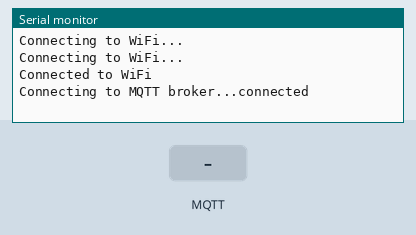
The sketch below on a simulated ESP32. On the bench: the last lines printed to the serial monitor. The inputs (shaded band) are chosen by the test bench. WiFi joins after 1.5 s; servers stay silent unless stated; no MQTT or app messages arrive unless stated.

Above: at 3.2 s.
3.3 s: MQTT message "1" arrives on the first subscribed topic
At 4.5 s:
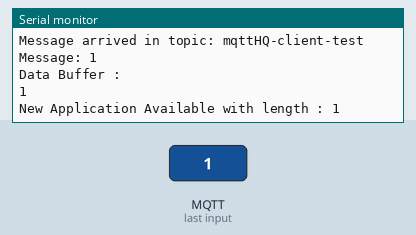
4.8 s: MQTT message "on" arrives on the first subscribed topic
At 5.6 s:
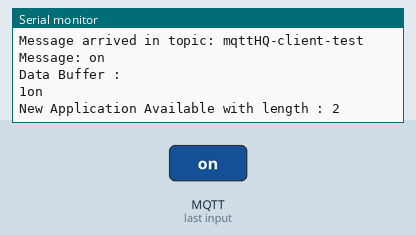
6.3 s: MQTT message "off" arrives on the first subscribed topic
At 6.8 s:
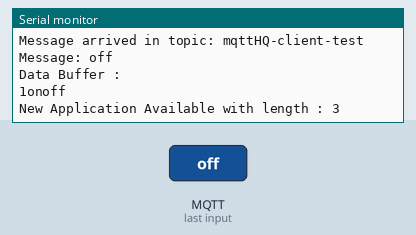
7.8 s: MQTT message "on" arrives on the first subscribed topic
At 9.0 s:
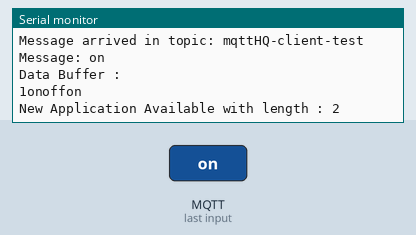
9.3 s: MQTT message "off" arrives on the first subscribed topic
At 10.3 s:
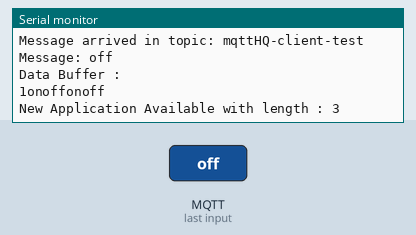
Timing chart, 0 to 11.8 s (numbered marks = the images above; inputs shaded):
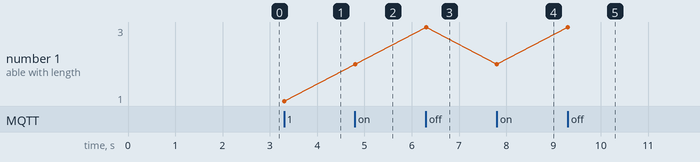

Measured:
- after the input at 3.3 s, the serial monitor: prints a new line at once (image 1)
- after the input at 4.8 s, the serial monitor: prints a new line at once (image 2)
- after the input at 6.3 s, the serial monitor: prints a new line at once (image 3)
- after the input at 7.8 s, the serial monitor: prints a new line at once (image 4)
- after the input at 9.3 s, the serial monitor: prints a new line at once (image 5)
- plotted number 1: 1 → 2 after the input at 4.8 s, 2 → 3 after the input at 6.3 s

The sketch:

FOTA.ino
```cpp
#include <WiFi.h>
#include <PubSubClient.h>

const char* ssid = "MN";
const char* password = "1562001mn";
const char* mqtt_server = "public.mqtthq.com";
const char* mqtt_topic = "mqttHQ-client-test";

char dataBuffer[20480];  // Define a buffer with sufficient space (adjust the size as needed)
int dataLength = 0;     // Keep track of the data length
uint8_t appFlag = 0;
uint32_t newAppLength = 0;

WiFiClient espClient;
PubSubClient client(espClient);

void setup()
{
  Serial.begin(115200);
  WiFi.begin(ssid, password);

  while (WiFi.status() != WL_CONNECTED)
  {
    delay(1000);
    Serial.println("Connecting to WiFi...");
  }
  Serial.println("Connected to WiFi");
  appFlag = 0;

  // Set the maximum MQTT packet size
  client.setBufferSize(20480); // Change the buffer size to your desired value

  // Set the MQTT broker host by the host name (DNS)
  client.setServer(mqtt_server, 1883);  // Use the port number provided by your MQTT broker
  client.setCallback(callback);
}


void callback(char* topic, byte* payload, unsigned int length)
{
  Serial.print("Message arrived in topic: ");
  Serial.println(topic);
  Serial.print("Message: ");

  String payloadString = "";
  for (int i = 0; i < length; i++)
  {
    payloadString += (char)payload[i];
    Serial.print((char)payload[i]);
  }
  Serial.println();

  if(payloadString != "ttt")
  {
	  /*	Processing the Recived data		*/
    if (dataLength + length < sizeof(dataBuffer))
    {
      memcpy(dataBuffer + dataLength, payload, length);
      dataLength += length; // Include the newline character
      Serial.println("\n\nData Buffer : ");
      Serial.println(dataBuffer);
    }
    else
    {
        Serial.println("Buffer full. Flushing data.");
        flushBuffer(); // Call the function to flush the buffer
    }
    appFlag = 1;
    newAppLength = length;
  }
}


void loop()
{
  if (!client.connected())
  {
    reconnect();
  }
  client.loop();

  if(appFlag == 1)
  {
    Serial.print("New Application Available with length : ");
    Serial.println(newAppLength);
    uint8_t dataToSend[newAppLength];
    appFlag = 0;
  }
}


void reconnect()
{
  while (!client.connected())
  {
    Serial.print("Connecting to MQTT broker...");
    if (client.connect("ESP32Client"))
    {
      Serial.println("connected");
      client.subscribe(mqtt_topic);
    }
    else
    {
      Serial.print("failed, rc=");
      Serial.print(client.state());
      Serial.println(" try again in 5 seconds");
      delay(2500);
    }
  }
}

void flushBuffer()
{
  Serial.println("Flushing data...");
  dataLength = 0;
  memset(dataBuffer, 0, sizeof(dataBuffer));
}
```
